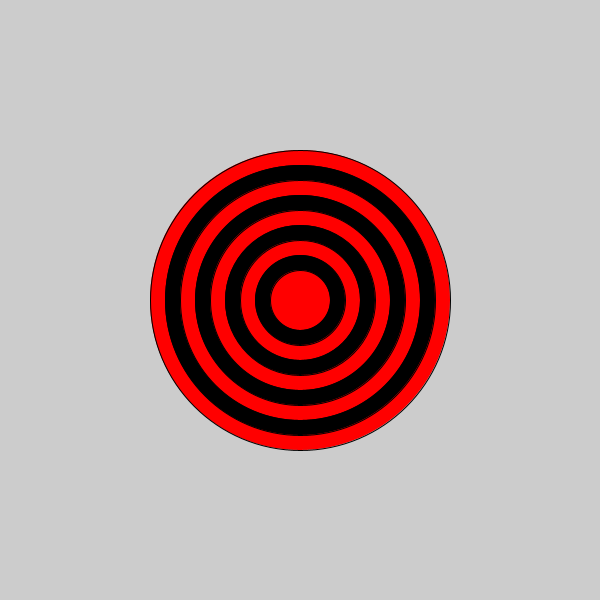
Frame 1 (no input)
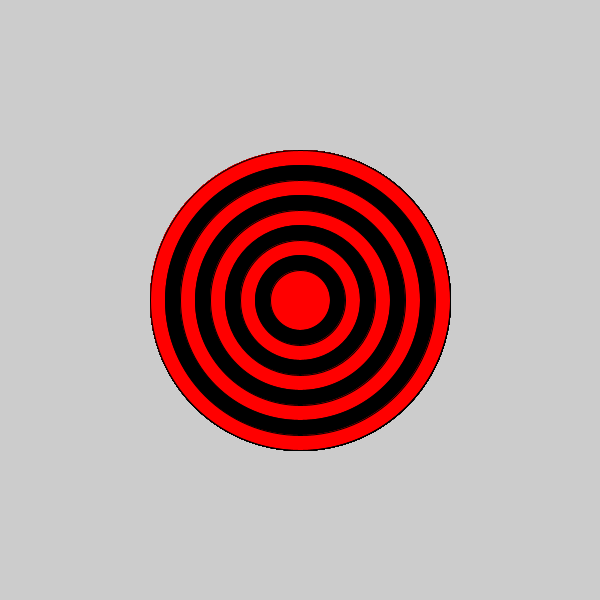
Frame 60 (the mouse pressed at the canvas centre just before this capture)
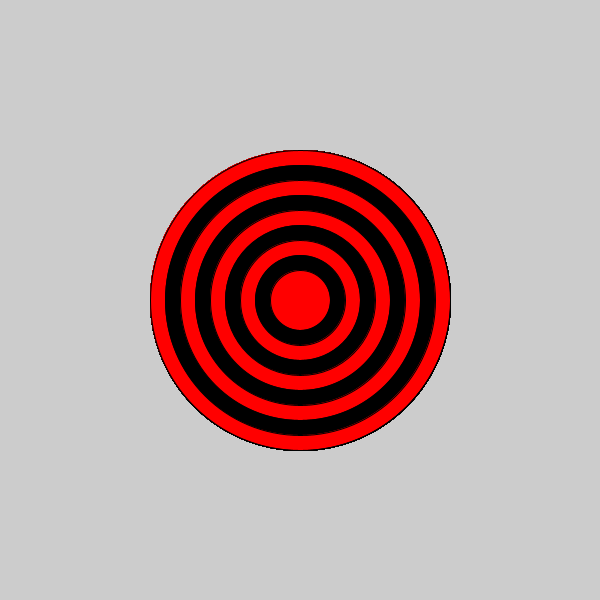
Frame 120 (the mouse held since frame 60 and released just before this capture)

The Processing sketch that drew these frames (run headless with seeded random() and noise(); from frame 60 on, the mouse is pressed at the canvas centre):

// Processing sketch: bullseye
// ── bullseye.pde

void setup() {
 
  // set the size of your sketch
  size(600,600);
}

void draw() {
  
  //Starting with the largest ellipse, use a for loop to draw a bullseye with ellipses.

  
  for(int i=300;i>50;i-=30)
 {
 
   if(i%20==0)
   {
    fill(300,0,0);
   }
   else
   {
    fill(0,0,0); 
   }  
   ellipse(300,300,i,i);
}
  //Use an if statement and remainder to alternate the color of your rings.
  
  
}
